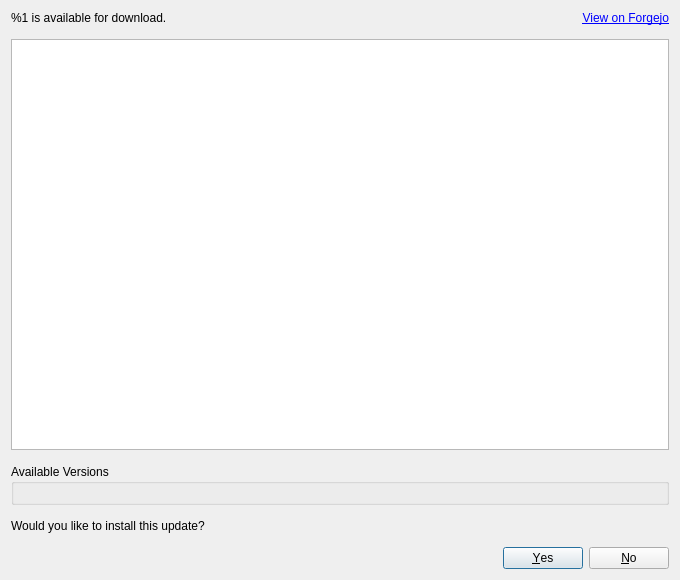
<?xml version="1.0" encoding="UTF-8"?>
<ui version="4.0">
    <class>UpdateDialog</class>
    <widget class="QDialog" name="UpdateDialog">
        <property name="geometry">
            <rect>
                <x>0</x>
                <y>0</y>
                <width>680</width>
                <height>580</height>
            </rect>
        </property>
        <property name="windowTitle">
            <string>Update Available</string>
        </property>
        <layout class="QGridLayout" name="gridLayout">
            <property name="horizontalSpacing">
                <number>14</number>
            </property>
            <property name="verticalSpacing">
                <number>14</number>
            </property>
            <item row="0" column="1">
                <widget class="QLabel" name="url">
                    <property name="text">
                        <string>&lt;a href=&quot;%1&quot;&gt;View on Forgejo&lt;/a&gt;</string>
                    </property>
                    <property name="alignment">
                        <set>Qt::AlignmentFlag::AlignRight|Qt::AlignmentFlag::AlignTrailing|Qt::AlignmentFlag::AlignVCenter</set>
                    </property>
                    <property name="openExternalLinks">
                        <bool>true</bool>
                    </property>
                </widget>
            </item>
            <item row="3" column="0" colspan="2">
                <widget class="QLabel" name="label_2">
                    <property name="text">
                        <string>Would you like to install this update?</string>
                    </property>
                </widget>
            </item>
            <item row="4" column="0" colspan="2">
                <widget class="QDialogButtonBox" name="buttonBox">
                    <property name="orientation">
                        <enum>Qt::Orientation::Horizontal</enum>
                    </property>
                    <property name="standardButtons">
                        <set>QDialogButtonBox::StandardButton::No|QDialogButtonBox::StandardButton::Yes</set>
                    </property>
                </widget>
            </item>
            <item row="2" column="0" colspan="2">
                <widget class="QGroupBox" name="groupBox">
                    <property name="title">
                        <string>Available Versions</string>
                    </property>
                    <layout class="QVBoxLayout" name="radioButtons"/>
                </widget>
            </item>
            <item row="0" column="0">
                <widget class="QLabel" name="version">
                    <property name="text">
                        <string>%1 is available for download.</string>
                    </property>
                </widget>
            </item>
            <item row="1" column="0" colspan="2">
                <widget class="QTextBrowser" name="body">
                    <property name="horizontalScrollBarPolicy">
                        <enum>Qt::ScrollBarPolicy::ScrollBarAlwaysOff</enum>
                    </property>
                    <property name="readOnly">
                        <bool>true</bool>
                    </property>
                    <property name="openExternalLinks">
                        <bool>true</bool>
                    </property>
                </widget>
            </item>
        </layout>
    </widget>
    <resources/>
    <connections>
        <connection>
            <sender>buttonBox</sender>
            <signal>accepted()</signal>
            <receiver>UpdateDialog</receiver>
            <slot>accept()</slot>
            <hints>
                <hint type="sourcelabel">
                    <x>248</x>
                    <y>254</y>
                </hint>
                <hint type="destinationlabel">
                    <x>157</x>
                    <y>274</y>
                </hint>
            </hints>
        </connection>
        <connection>
            <sender>buttonBox</sender>
            <signal>rejected()</signal>
            <receiver>UpdateDialog</receiver>
            <slot>reject()</slot>
            <hints>
                <hint type="sourcelabel">
                    <x>316</x>
                    <y>260</y>
                </hint>
                <hint type="destinationlabel">
                    <x>286</x>
                    <y>274</y>
                </hint>
            </hints>
        </connection>
    </connections>
</ui>
